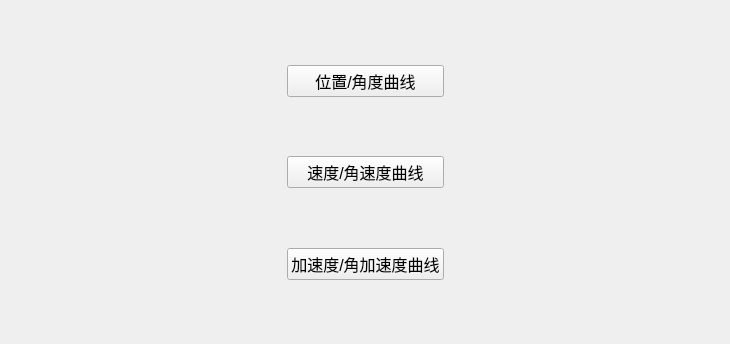
<?xml version="1.0" encoding="UTF-8"?>
<ui version="4.0">
 <class>subwidgetforCartesian</class>
 <widget class="QWidget" name="subwidgetforCartesian">
  <property name="geometry">
   <rect>
    <x>0</x>
    <y>0</y>
    <width>730</width>
    <height>344</height>
   </rect>
  </property>
  <property name="windowTitle">
   <string>Form</string>
  </property>
  <layout class="QGridLayout" name="gridLayout">
   <item row="3" column="1">
    <widget class="QPushButton" name="pushButton_2">
     <property name="font">
      <font>
       <pointsize>12</pointsize>
      </font>
     </property>
     <property name="text">
      <string>速度/角速度曲线</string>
     </property>
    </widget>
   </item>
   <item row="5" column="1">
    <widget class="QPushButton" name="pushButton_3">
     <property name="font">
      <font>
       <pointsize>12</pointsize>
      </font>
     </property>
     <property name="text">
      <string>加速度/角加速度曲线</string>
     </property>
    </widget>
   </item>
   <item row="1" column="1">
    <widget class="QPushButton" name="pushButton">
     <property name="font">
      <font>
       <pointsize>12</pointsize>
      </font>
     </property>
     <property name="text">
      <string>位置/角度曲线</string>
     </property>
    </widget>
   </item>
   <item row="0" column="1">
    <spacer name="verticalSpacer">
     <property name="orientation">
      <enum>Qt::Vertical</enum>
     </property>
     <property name="sizeHint" stdset="0">
      <size>
       <width>20</width>
       <height>40</height>
      </size>
     </property>
    </spacer>
   </item>
   <item row="5" column="0">
    <spacer name="horizontalSpacer_3">
     <property name="orientation">
      <enum>Qt::Horizontal</enum>
     </property>
     <property name="sizeHint" stdset="0">
      <size>
       <width>248</width>
       <height>20</height>
      </size>
     </property>
    </spacer>
   </item>
   <item row="1" column="0">
    <spacer name="horizontalSpacer">
     <property name="orientation">
      <enum>Qt::Horizontal</enum>
     </property>
     <property name="sizeHint" stdset="0">
      <size>
       <width>248</width>
       <height>20</height>
      </size>
     </property>
    </spacer>
   </item>
   <item row="3" column="0">
    <spacer name="horizontalSpacer_2">
     <property name="orientation">
      <enum>Qt::Horizontal</enum>
     </property>
     <property name="sizeHint" stdset="0">
      <size>
       <width>248</width>
       <height>20</height>
      </size>
     </property>
    </spacer>
   </item>
   <item row="3" column="2">
    <spacer name="horizontalSpacer_5">
     <property name="orientation">
      <enum>Qt::Horizontal</enum>
     </property>
     <property name="sizeHint" stdset="0">
      <size>
       <width>247</width>
       <height>20</height>
      </size>
     </property>
    </spacer>
   </item>
   <item row="4" column="1">
    <spacer name="verticalSpacer_3">
     <property name="orientation">
      <enum>Qt::Vertical</enum>
     </property>
     <property name="sizeHint" stdset="0">
      <size>
       <width>20</width>
       <height>40</height>
      </size>
     </property>
    </spacer>
   </item>
   <item row="1" column="2">
    <spacer name="horizontalSpacer_4">
     <property name="orientation">
      <enum>Qt::Horizontal</enum>
     </property>
     <property name="sizeHint" stdset="0">
      <size>
       <width>247</width>
       <height>20</height>
      </size>
     </property>
    </spacer>
   </item>
   <item row="5" column="2">
    <spacer name="horizontalSpacer_6">
     <property name="orientation">
      <enum>Qt::Horizontal</enum>
     </property>
     <property name="sizeHint" stdset="0">
      <size>
       <width>247</width>
       <height>20</height>
      </size>
     </property>
    </spacer>
   </item>
   <item row="2" column="1">
    <spacer name="verticalSpacer_2">
     <property name="orientation">
      <enum>Qt::Vertical</enum>
     </property>
     <property name="sizeHint" stdset="0">
      <size>
       <width>20</width>
       <height>40</height>
      </size>
     </property>
    </spacer>
   </item>
   <item row="6" column="1">
    <spacer name="verticalSpacer_4">
     <property name="orientation">
      <enum>Qt::Vertical</enum>
     </property>
     <property name="sizeHint" stdset="0">
      <size>
       <width>20</width>
       <height>40</height>
      </size>
     </property>
    </spacer>
   </item>
  </layout>
 </widget>
 <resources/>
 <connections/>
</ui>
